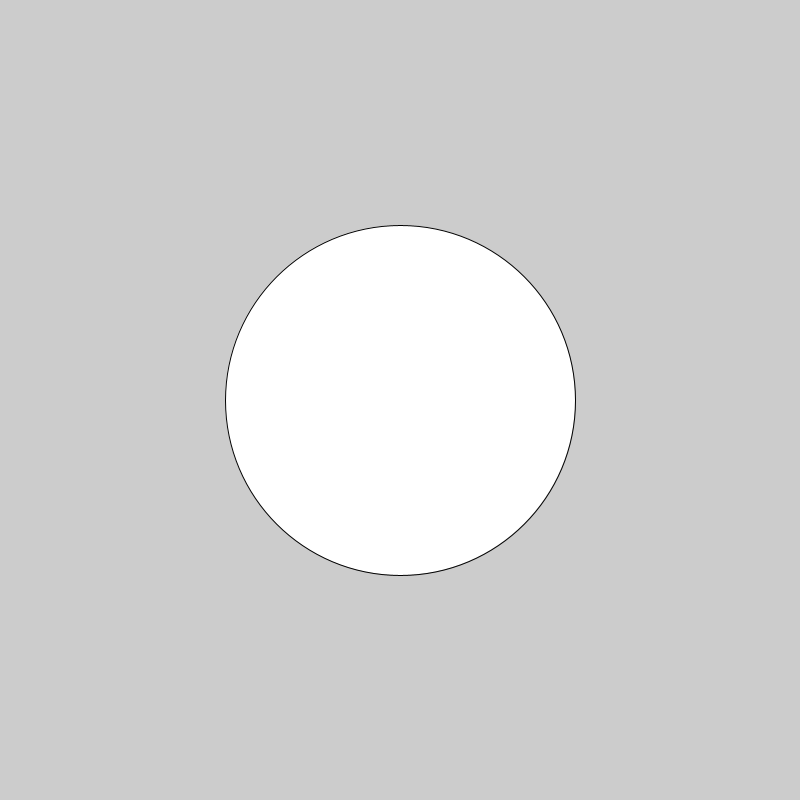
Frame 1 (no input)
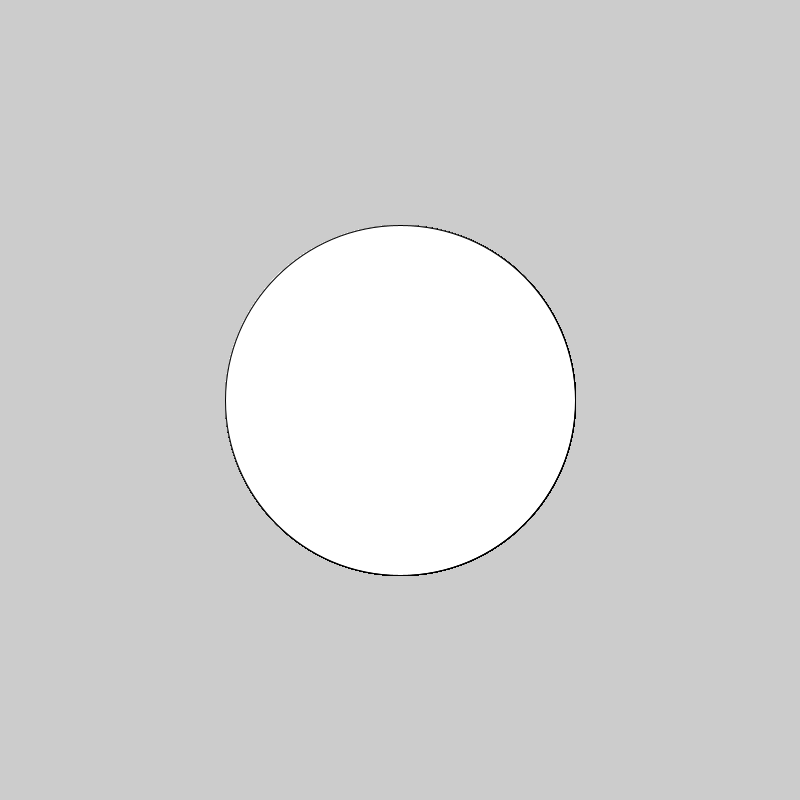
Frame 60 (the mouse pressed at the canvas centre just before this capture)
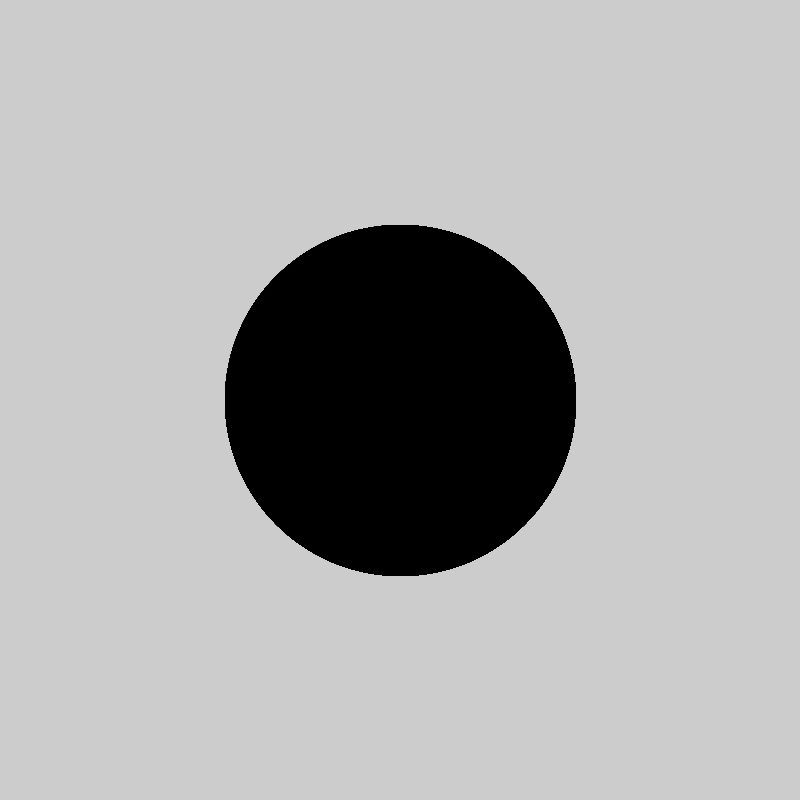
Frame 120 (the mouse held since frame 60 and released just before this capture)

The Processing sketch that drew these frames (run headless with seeded random() and noise(); from frame 60 on, the mouse is pressed at the canvas centre):

// Processing sketch: Logical_code
// ── Logical_code.pde
void setup() {
size(800,800);
}
void draw() {
if(mousePressed){
fill (#000000);
}
else{
fill(255);
}
ellipse(400,400,350,350);
}
